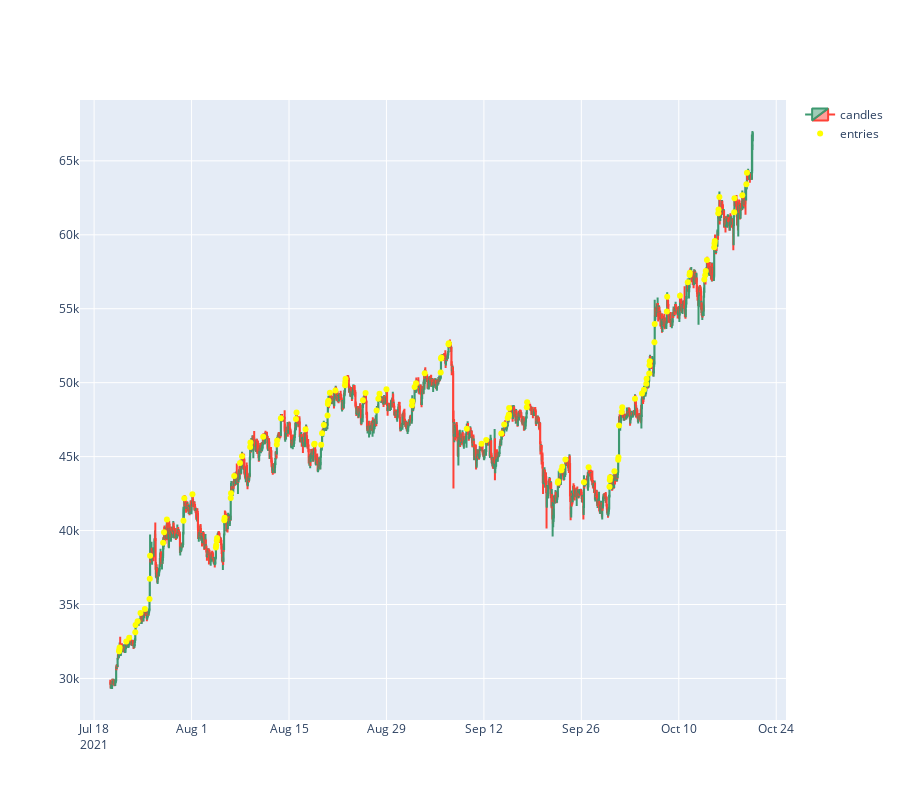

The notebook cell this image was saved under:
### Code cell
fig = go.Figure(
    data=[
        go.Candlestick(
            x=pd.to_datetime(timestamp, unit="ms"),
            open=open,
            high=high,
            low=low,
            close=close,
            name="candles",
        ),
        go.Scatter(
            x=pd.to_datetime(timestamp[~np.isnan(entry_prices)], unit="ms"),
            y=entry_prices[~np.isnan(entry_prices)],
            name="entries",
            mode="markers",
            marker=dict(color="yellow"),
        ),
    ]
)
fig.update_layout(height=800, xaxis_rangeslider_visible=False)
fig.show()
